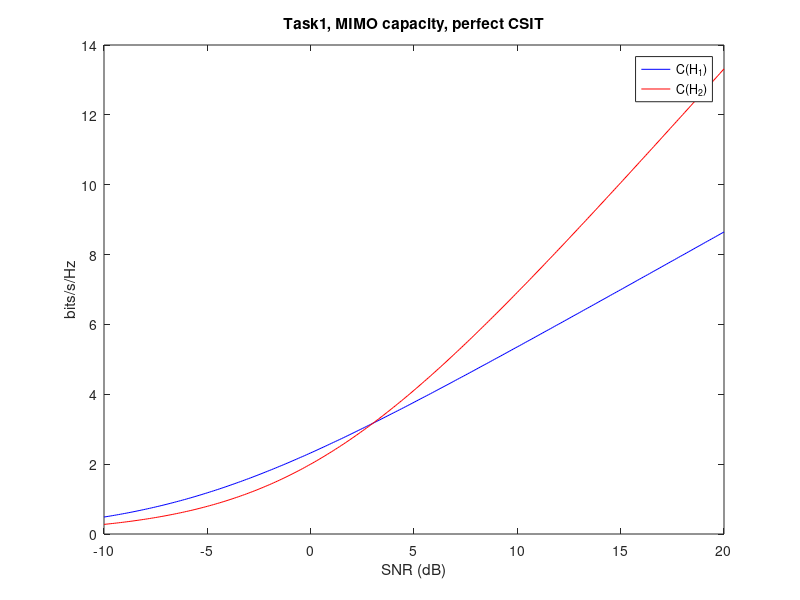

Source code (MATLAB):
% wirless comm coursework 2, Task1
% xx316, Xinyuan Xu, 2020 Feb
clear all;

H1= [1, 1;1, 1];
[U1,S1,V1] = svd(H1);

H2 = [sqrt(2),0;0,sqrt(2)];
[U2,S2,V2] = svd(H2);

SNRdB = [-10:0.1:20];
SNR = db2pow(SNRdB);
C1= log2(1+SNR*4);
C2= 2*log2(1+SNR);
plot(SNRdB, C1,'b' )
hold on
plot(SNRdB, C2, 'r')
legend('C(H_1)','C(H_2)')
title('Task1, MIMO capacity, perfect CSIT')
xlabel('SNR (dB)')
ylabel('bits/s/Hz')
